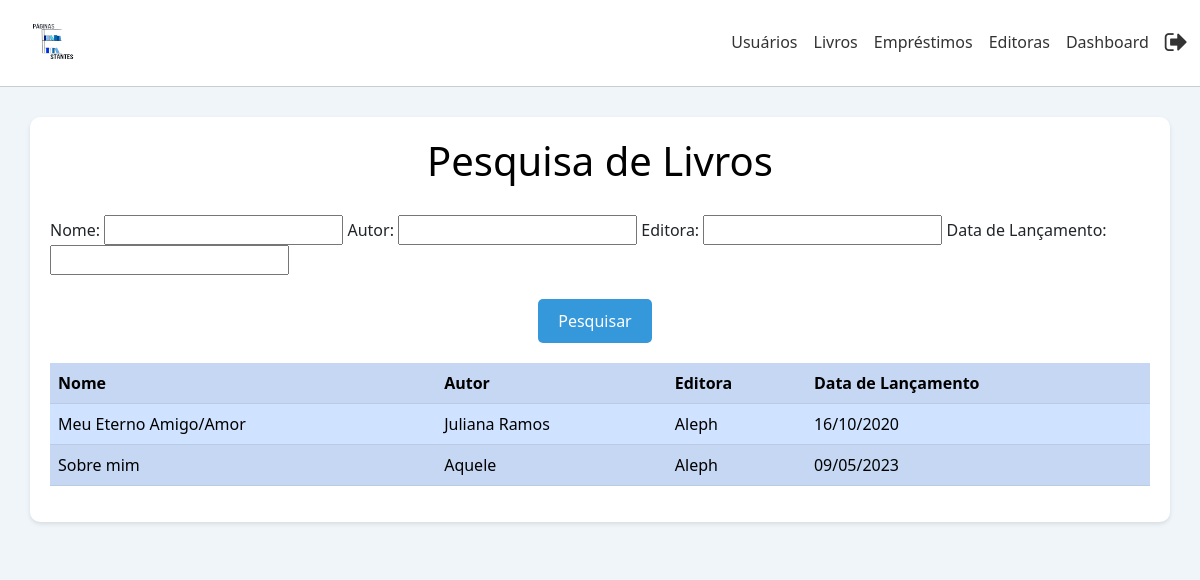
The app's page /ProjetoWDA/pesquisarlivros.php with its own data.
### tables this page shows
CREATE TABLE `livros` (
  `id` int(11) NOT NULL,
  `nome` text DEFAULT NULL,
  `autor` text DEFAULT NULL,
  `editora` text DEFAULT NULL,
  `data_lancamento` text DEFAULT NULL,
  `estoque` int(11) DEFAULT NULL,
  `novo_estoque` int(11) DEFAULT NULL
);

### ProjetoWDA/pesquisarlivros.php (the view, shortened to what this page needs)
<!DOCTYPE html>
<html>
<head>
    <link rel="stylesheet" href="css/bootstrap.min.css">
<link rel="stylesheet" href="https://cdnjs.cloudflare.com/ajax/libs/font-awesome/4.7.0/css/font-awesome.min.css">
</head>
<body>
<nav class="navbar navbar-expand-lg navbar-light">
    <div class="container-fluid">
        <a class="navbar-brand" href="#">
            <img src="logo.png" width="80" height="60">
        </a>
        <div class="collapse navbar-collapse justify-content-end" id="navbarNav">
            <ul class="navbar-nav">
                <li class="nav-item">
                    <a class="nav-link" href="usuarios.php">Usuários</a>
                </li>
                <li class="nav-item">
                    <a class="nav-link" href="livros.php">Livros</a>
                </li>
                <li class="nav-item">
                    <a class="nav-link" href="emprestimos.php">Empréstimos</a>
                </li>
                <li class="nav-item">
                    <a class="nav-link" href="editoras.php">Editoras</a>
                </li>
                <li class="nav-item">
                    <a class="nav-link" href="dashboard.php">Dashboard</a>
                </li>
                <li class="nav-item">
                    <a class="nav-link" href="logout.php">
                        <i class="fa fa-sign-out"></i>
                    </a>
                </li>
            </ul>
        </div>
    </div>
</nav>
        <div class="fundo">
      <div class="container">
    <center><h1>Pesquisa de Livros</h1></center>
    <form method="GET" action="">
        <label for="nome">Nome:</label>
        <input type="text" name="nome" id="nome">
        <label for="autor">Autor:</label>
        <input type="text" name="autor" id="autor">
        <label for="editora">Editora:</label>
        <input type="text" name="editora" id="editora">
        <label for="data_lancamento">Data de Lançamento:</label>
        <input type="text" name="data_lancamento" id="data_lancamento"><br><br>
        <center><input type="submit" value="Pesquisar"></center>
    </form>
    <?php
    if ($_SERVER['REQUEST_METHOD'] === 'GET') {
        $query = "SELECT * FROM livros WHERE 1=1";
        include 'conexao.php';
        $result = mysqli_query($conn, $query);
        if (mysqli_num_rows($result) > 0) {
            echo "<table class='table table-primary table-striped'>
                    <tr>
                        <th>Nome</th>
                        <th>Autor</th>
                        <th>Editora</th>
                        <th>Data de Lançamento</th>
                    </tr>";
            while ($row = mysqli_fetch_assoc($result)) {
                echo "<tr>
                        <td>" . $row['nome'] . "</td>
                        <td>" . $row['autor'] . "</td>
                        <td>" . $row['editora'] . "</td>
                        <td>" .formatarData($row["data_lancamento"]). "</td>
                    </tr>";
            }
            echo "</table>";
        } else {
            echo "Nenhum livro encontrado.";
        }
    }
    function formatarData($data) {
        return date("d/m/Y", strtotime($data));
        }
    ?>
    </div>
    </div>
</body>
</html>

### ProjetoWDA/pesquisarlivros.php (style rules this page uses)
html { background-color: #f0f5f9; }
.navbar { background-color: #fff; border-bottom: 1px solid #ccc; }
.navbar-brand { margin-right: 10px; font-weight: bold; }
.navbar-nav .nav-link { color: #333; }
.navbar-nav .nav-item:last-child .nav-link { padding-right: 0; }
.nav-link i { font-size: 25px; }
.fundo { background-color: #f0f5f9; padding-top: 30px; padding-bottom: 30px; }
.container { background-color: #fff; padding: 20px; border-radius: 10px; box-shadow: 0 2px 4px rgba(0, 0, 0, 0.1); }
h1 { color: #010101; margin-bottom: 30px; }
input[type="submit"] { background-color: #3498db; color: #fff; border: none; padding: 10px 20px; border-radius: 5px; transition: background-color 0.3s; margin-right: 10px; }
.table { margin-top: 20px; }
th { background-color: #3498db; color: #fff; }

### records on screen
livros: nome "Meu Eterno Amigo/Amor", autor "Juliana Ramos", editora "Aleph", data_lancamento "16/10/2020"
livros: nome "Sobre mim", autor "Aquele", editora "Aleph", data_lancamento "09/05/2023"
